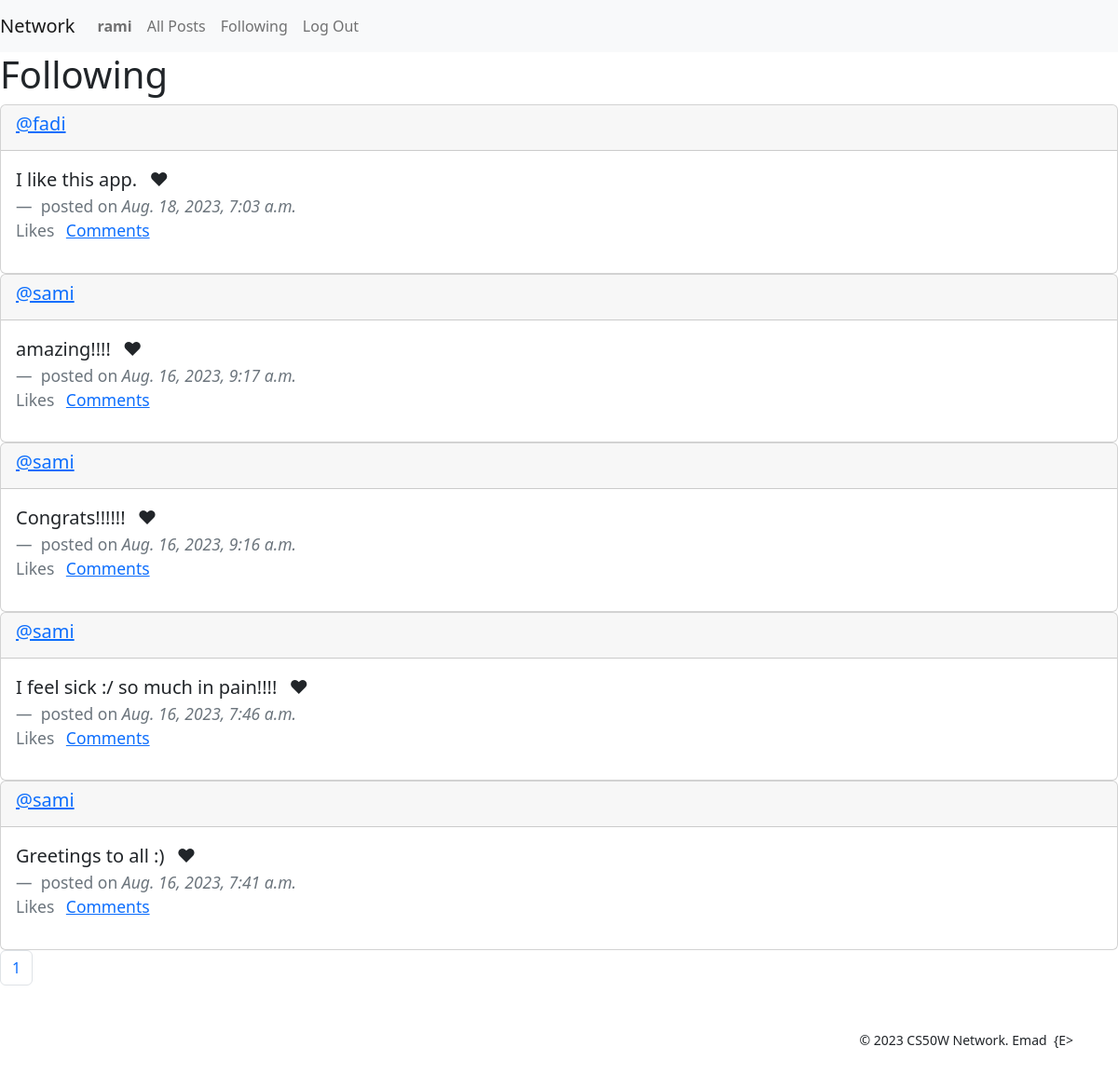
Page /following (signed in) on the committed database.
### network/models.py (models this page shows, shortened)
class User(AbstractUser):
    followers = models.ManyToManyField('self', symmetrical=False, blank=True, null=True, related_name='following')

class Post(models.Model):
    content = models.TextField(blank=True)
    date_posted = models.DateTimeField(auto_now_add=True)    # automatically populated with current date
    edited = models.BooleanField(default=False)
    edited_on = models.DateTimeField(auto_now=True)    # automatically populated with current date on every update of instance
    author = models.ForeignKey(User, on_delete=models.CASCADE, blank=True, null=True, related_name="user_posts")
    likers = models.ManyToManyField(User, blank=True, null=True, related_name="liked_posts")

### network/views.py (the view)
# urls.py: path("following", views.following, name="following"),
@login_required
def following(request):
    current_user = request.user
    followed_users = current_user.following.all()
    followed_users_posts = Post.objects.filter(author__in=followed_users).order_by("-date_posted").all()
    return render(request, "network/following.html", context={
        'page': pagination(request, followed_users_posts),
    })

### network/views.py (called while the page is built)
def pagination(request, objects_list):
    paginator = Paginator(objects_list, 10)
    page_number = request.GET.get('page')
    page = paginator.get_page(page_number)
    return page

### network/templates/network/following.html (shortened to what this page needs)
{% extends "network/layout.html" %}
{% block body %}
    <h1>Following</h1>
    <div>
        {% for post in page %}
            <div class="card">
                <div class="card-header">
                    <h5><a href="{% url 'profile' post.author.id %}">@{{post.author}}</a></h5>
                </div>
                <div class="card-body">
                  <blockquote class="blockquote mb-0">
                    <p class="list-inline-item">
                        {{post.content}}
                    </p>
                    <span class="list-inline-item">❤</span>
                    <footer class="blockquote-footer">
                        <span>
                            {% if edited %}
                                edited on
                            {% else %}
                                posted on
                            {% endif %}
                        </span>
                        <cite title="Source Title">{{post.date_posted}}</cite> <br>
                        <p class="list-inline-item">Likes {{post.likes}}</p>
                        <a href="#" class="list-inline-item">Comments</a>
                    </footer>
                  </blockquote>
                </div>
            </div>
        {% endfor %}
    </div>
{% endblock %}

### network/templates/network/layout.html (shortened to what this page needs)
{% load static %}
<!DOCTYPE html>
<html lang="en">
    <head>
        <link href="https://cdn.jsdelivr.net/npm/bootstrap@5.2.3/dist/css/bootstrap.min.css" rel="stylesheet">
        <link href="{% static 'network/styles.css' %}" rel="stylesheet">
    </head>
    <body>
        <nav class="navbar navbar-expand-lg navbar-light bg-light">
            <a class="navbar-brand" href="{% url 'index' %}">Network</a>
            <div>
              <ul class="navbar-nav mr-auto">
                {% if user.is_authenticated %}
                    <li class="nav-item">
                        <a class="nav-link" href="{% url 'profile' user.id %}"><strong>{{ user.username }}</strong></a>
                    </li>
                {% endif %}
                <li class="nav-item">
                  <a class="nav-link" href="{% url 'index' %}?all=True">All Posts</a>
                </li>
                {% if user.is_authenticated %}
                    <li class="nav-item">
                        <a class="nav-link" href="{% url 'following' %}">Following</a>
                    </li>
                    <li class="nav-item">
                        <a class="nav-link" href="{% url 'logout' %}">Log Out</a>
                    </li>
                {% endif %}
              </ul>
            </div>
          </nav>
        <div class="body">
            {% block body %}
            {% endblock %}
        </div>
        {% if page %}
            <nav aria-label="Page navigation example">
                <ul class="pagination">
                    <li class="page-item"><a class="page-link" href="?page={{ page.number }}">{{page.number}}</a></li>
                </ul>
            </nav>
        {% endif %}
        <footer>
            <small class="d-flex justify-content-end mx-5 mt-5 mb-2">
                &copy;&nbsp;2023&nbsp;CS50W&nbsp;Network.&nbsp;Emad&nbsp;&nbsp;{E>
            </small>
            <br>
        </footer>
    </body>
</html>

### rows in the picture
User: username "rami"
Post: author "fadi", content "I like this app.", date_posted "Aug. 18, 2023, 7:03 a.m."
Post: author "sami", content "amazing!!!!", date_posted "Aug. 16, 2023, 9:17 a.m."
Post: author "sami", content "Congrats!!!!!!", date_posted "Aug. 16, 2023, 9:16 a.m."
Post: author "sami", content "I feel sick :/ so much in pain!!!!", date_posted "Aug. 16, 2023, 7:46 a.m."
Post: author "sami", content "Greetings to all :)", date_posted "Aug. 16, 2023, 7:41 a.m."

### other values in the picture
{{ page.number }} "1"
